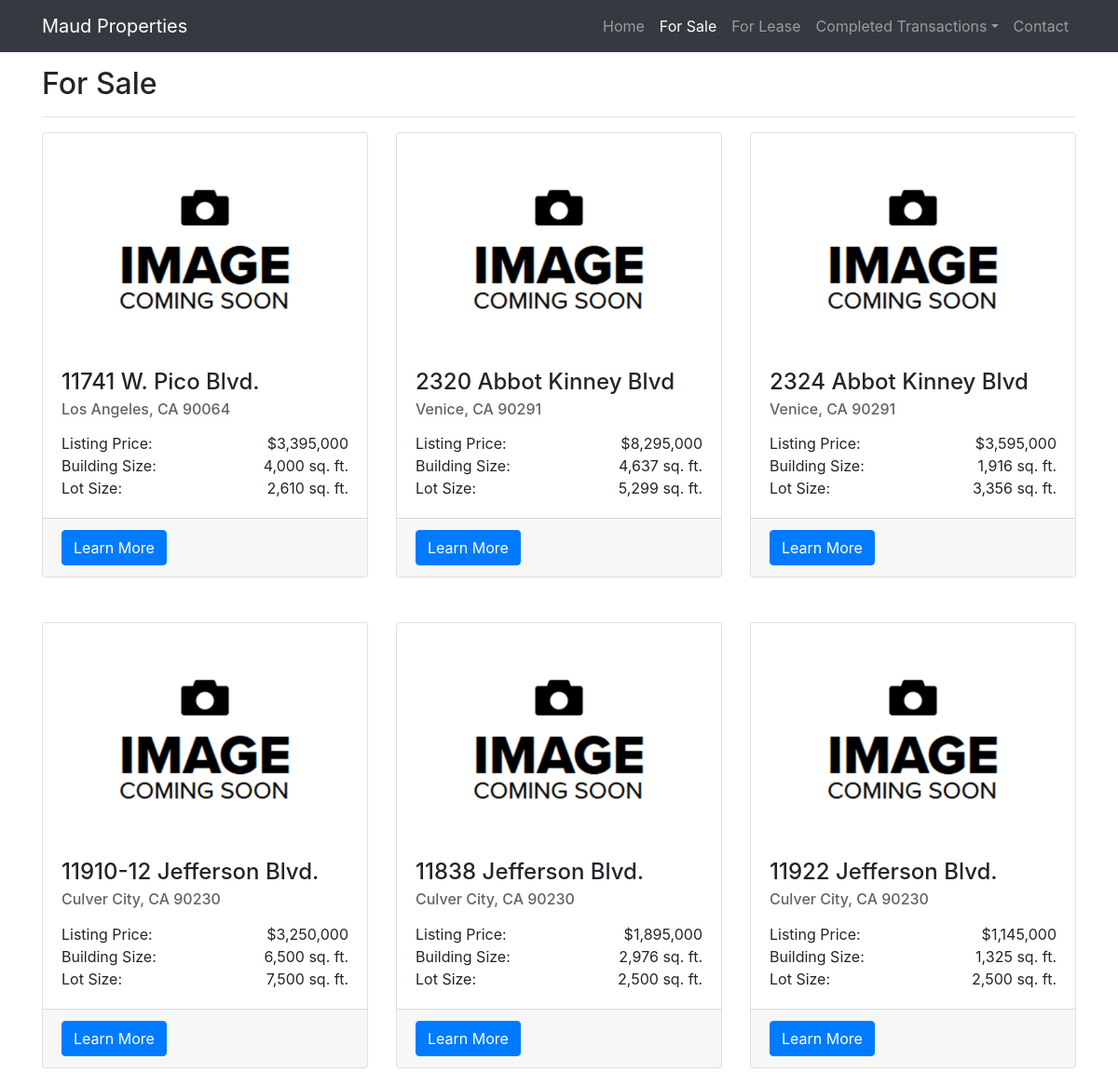
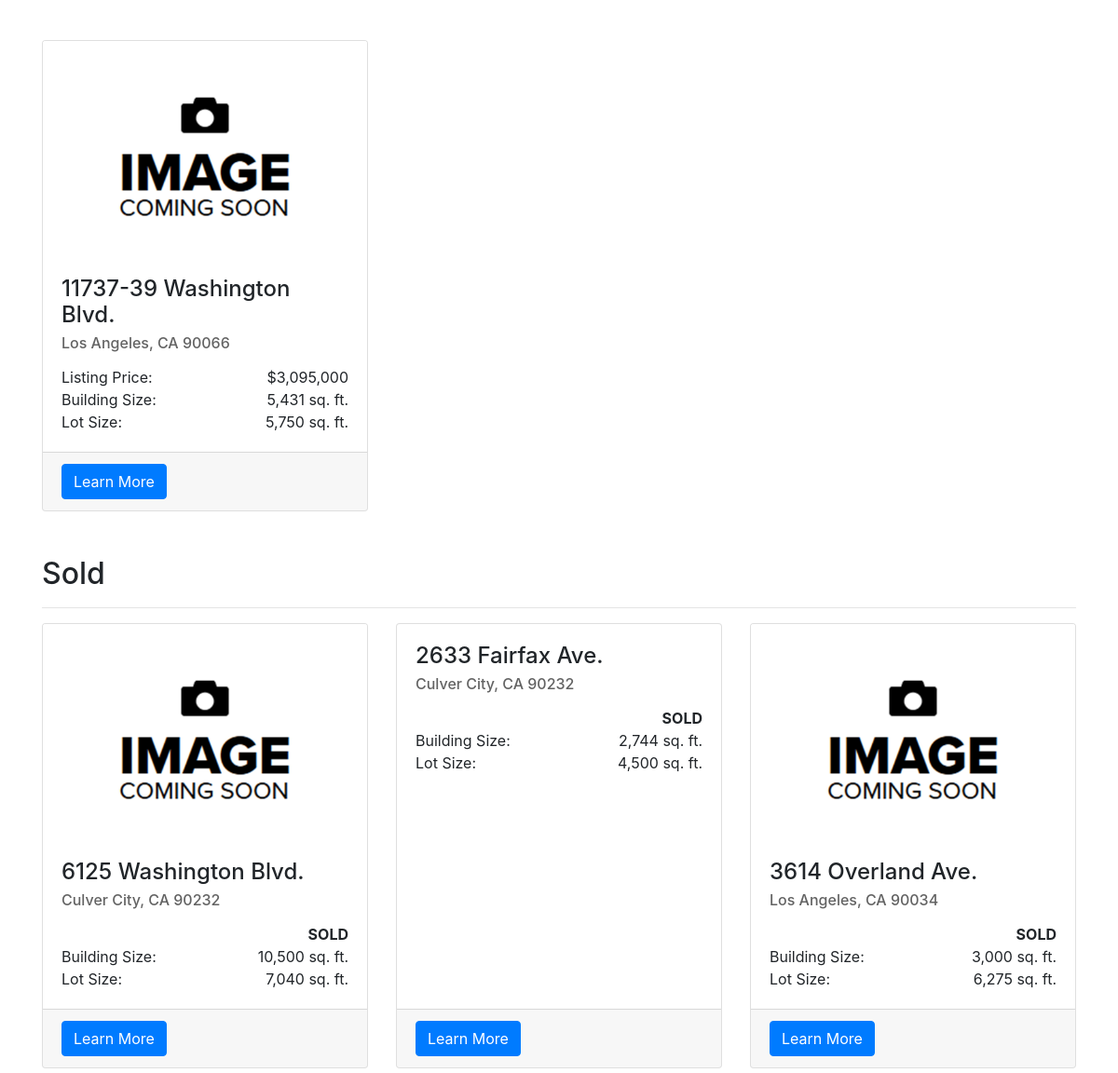
/sale/ (upper part), run on an earlier commit of the app's database (2 pictures, top to bottom).
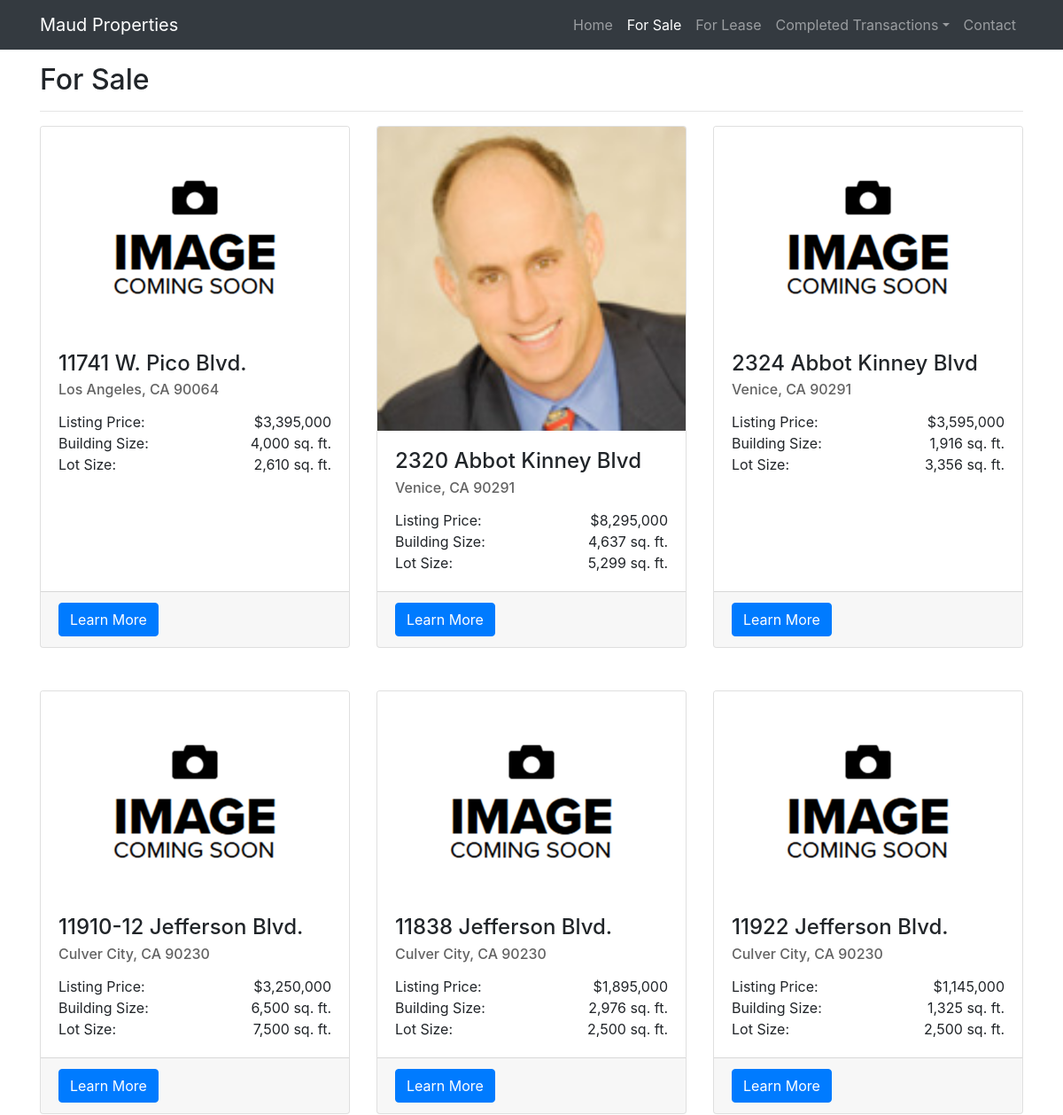
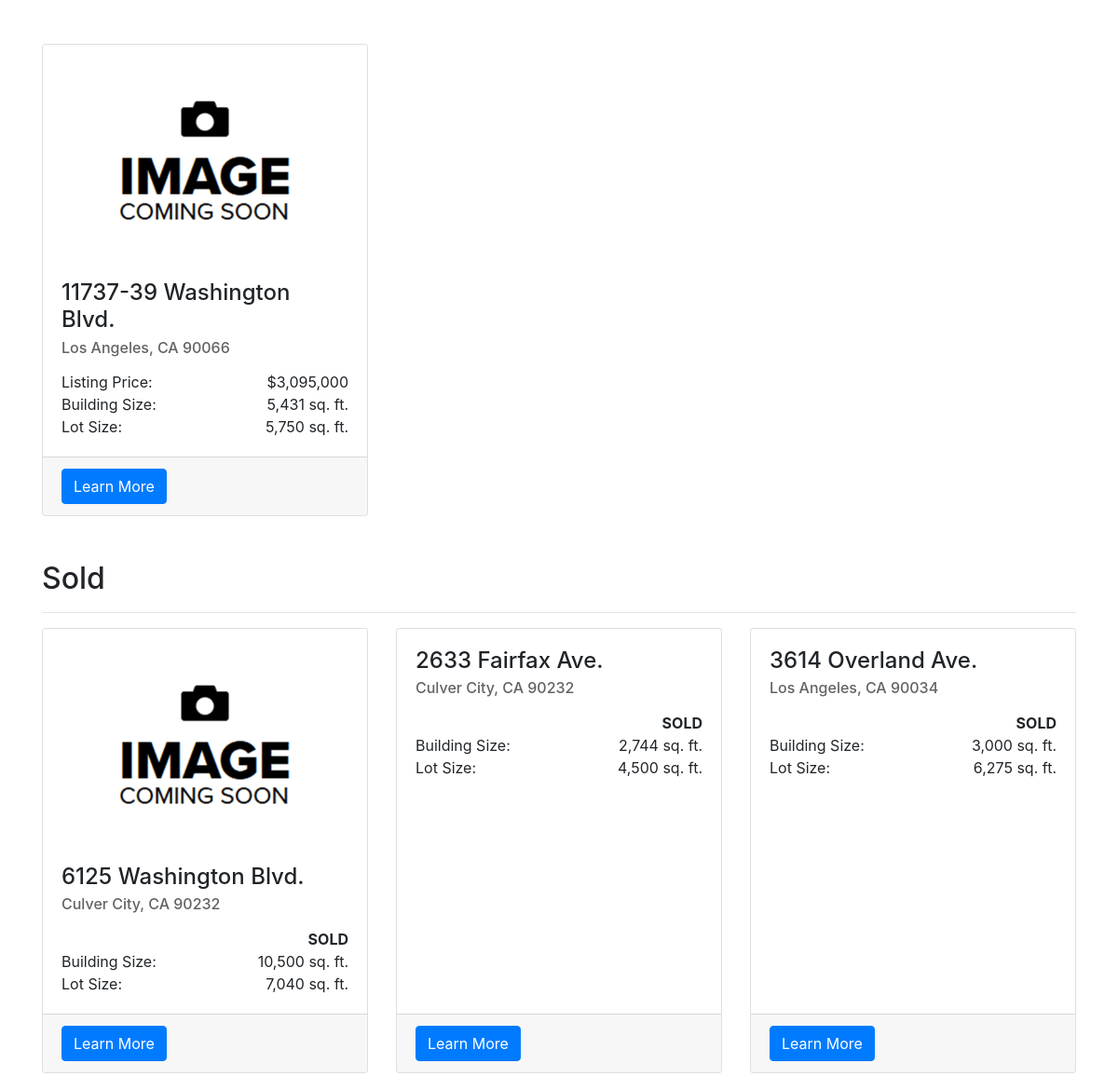
And on a later commit of the database (2 pictures, top to bottom).
### sale/models.py (models this page shows, shortened)
class Listing(models.Model):
    address = models.CharField(max_length=200)
    city = models.CharField(max_length=50, default='Culver City')
    zipcode = models.DecimalField(max_digits=5, decimal_places=0, default=0)
    longitude = models.DecimalField(max_digits=10, decimal_places=7, default=0)
    latitude = models.DecimalField(max_digits=10, decimal_places=7, default=0)
    price = models.IntegerField(default=0, blank=True)
    lot_size = models.IntegerField(default=0, blank=True)
    building_size = models.IntegerField(default=0, blank=True)
    completed = models.BooleanField(default=False, blank=True)
    in_escrow = models.BooleanField(default=False, blank=True)
    property_type = models.CharField(max_length=40, default="Owner/User", blank=True)
    completion_date = models.DateField(blank=True)
    description = models.CharField(max_length=400, blank=True)
    main_image = models.ImageField(upload_to='images/')
    main_image_description = models.CharField(max_length=100, blank=True)
    flier = models.FileField(upload_to='fliers/', blank=True)
    rank = models.IntegerField(default=1)
    featured = models.BooleanField(default=False, blank=True)
    def footage(self):
        return "sq. ft."
    def listing_title(self):
        return "Listing Price:"
    def slug(self):
        trim = str(self.address.replace(' ', '-'))
        slug = re.sub(r'[^a-zA-Z\d\s-]+', '', trim)
        return slug
    def getUrl(self):
        url = self.slug() + "," + str(self.pk)
        return url
    class Meta:
        abstract=True

class Sale(Listing):
    in_escrow = models.BooleanField(default=False, blank=True)
    def priceAddOn(self):
        return ""

### sale/views.py (the view)
# urls.py: path('', views.index, name='index'),
def index(request):
    all_curr_sales = Sale.objects.filter(completed=False).filter(in_escrow=False)
    all_in_escrows = Sale.objects.filter(in_escrow=True)
    recent_sales = Sale.objects.filter(completed=True).order_by('-completion_date')
    context = {
        'sale': True,
        'page': 'Sale',
        'current_properties': all_curr_sales,
        'escrow_properties': all_in_escrows,
        'recent_properties': recent_sales,
        'complete': 'SOLD',
    }
    return render(request, 'sale/index.html', context)

### sale/templates/sale/index.html (shortened to what this page needs)
<!DOCTYPE html>
<html lang="en">
<head>
    <link href="https://stackpath.bootstrapcdn.com/bootstrap/4.3.1/css/bootstrap.min.css" rel="stylesheet">
    {% load static %}
    <link href="{% static "home/main.css"%}" rel="stylesheet">
    {% load humanize %}
</head>
<body>
    <div id="nav-placeholder">
        {% include "home/nav.html" with active_tab=page %}
    </div>
    <div class="container">
        {% if current_properties|length > 0 %}
            <h2 class="header">For {{page}}</h2>
            <hr>
            <div class="row">
                {% for prop in current_properties %}
                <div class="col-md-4 mb-5">
                    <div class="card h-100">
                    <a href="{{prop.getUrl}}"><img class="card-img-top" src="{{prop.main_image.url}}" alt=""></a>
                    <div class="card-body">
                        <h4 class="card-title">{{prop.address}}</h4>
                        <h6 class="card-subtitle" style="margin-bottom: 15px;">{{prop.city}}, CA {{prop.zipcode}}</h6>
                        <span class="card-text">{{prop.listing_title}}</span>
                        <span class="card-text" style="float: right">${{prop.price|intcomma}}{{prop.priceAddOn}}</span>
                        <br>
                        <span class="card-text">Building Size:</span>
                        <span class="card-text" style="float: right">{{prop.building_size|intcomma}} {{prop.footage}}</span>
                        <br>
                        {% if prop.lot_size != 0 %}
                            <span class="card-text">Lot Size:</span>
                            <span class="card-text" style="float: right">{{prop.lot_size|intcomma}} {{prop.footage}}</span>
                        {% endif %}
                    </div>
                    <div class="card-footer">
                        <a href="{{prop.getUrl}}" class="btn btn-primary">Learn More</a>
                    </div>
                    </div>
                </div>
                {% if forloop.counter|divisibleby:3 %}
            </div>
            <div class="row">
                {% endif %}
                {% endfor %}
            </div>
        {% endif %}
        {% if recent_properties|length > 0 %}
            {% if sale %}
                <h2>Sold</h2>
            {% else %}
                <h2>Leased</h2>
            {% endif %}
            <hr>
            <div class="row">
                {% for prop in recent_properties %}
                <div class="col-md-4 mb-5">
                    <div class="card h-100">
                    <a href="{{prop.getUrl}}"><img class="card-img-top" src="{{prop.main_image.url}}" alt=""></a>
                    <div class="card-body">
                        <h4 class="card-title">{{prop.address}}</h4>
                        <h6 class="card-subtitle" style="margin-bottom: 15px;">{{prop.city}}, CA {{prop.zipcode}}</h6>
                        <span class="card-text" style="float: right"><b>{{complete}}</b></span>
                        <br>
                        <span class="card-text">Building Size:</span>
                        <span class="card-text" style="float: right">{{prop.building_size|intcomma}} {{prop.footage}}</span>
                        <br>
                        {% if not prop.lot_size == 0 %}
                            <span class="card-text">Lot Size:</span>
                            <span class="card-text" style="float: right">{{prop.lot_size|intcomma}} {{prop.footage}}</span>
                        {% endif %}
                    </div>
                    <div class="card-footer">
                        <a href="{{prop.getUrl}}" class="btn btn-primary">Learn More</a>
                    </div>
                    </div>
                </div>
                {% if forloop.counter|divisibleby:3 %}
            </div>
                {% endif %}
                {% endfor %}
        {% endif %}
    </div>
</body>
</html>

### home/templates/home/nav.html (shortened to what this page needs)
  <head>
    {% load static %}
    <link href="{% static "home/main.css"%}" rel="stylesheet">
  </head>
  <nav class="navbar navbar-expand-lg navbar-dark bg-dark fixed-top">
    <div class="container">
      <a class="navbar-brand" href="/">Maud Properties</a>
      <div class="collapse navbar-collapse" id="navbarResponsive">
        <ul class="navbar-nav ml-auto">
          <li class="nav-item {% if active_tab == 'Home' %}active{% endif %}">
            <a class="nav-link" href="/">Home
            </a>
          </li>
          <li class="nav-item {% if active_tab == 'Sale' %}active{% endif %}">
            <a class="nav-link" href="/sale/">For Sale</a>
          </li>
          <li class="nav-item {% if active_tab == 'Lease' %}active{% endif %}">
            <a class="nav-link" href="/lease/">For Lease</a>
          </li>
          <li class="nav-item dropdown {% if active_tab == 'Transactions' %}active{% endif %}">
            <a class="nav-link dropdown-toggle" href="#" id="navbarDropdown" role="button" data-toggle="dropdown" aria-haspopup="true" aria-expanded="false">Completed Transactions</a>
          </li>
          <li class="nav-item {% if active_tab == 'Lease' %}active{% endif %}">
            <a class="nav-link" href="/#contact">Contact</a>
          </li>
        </ul>
      </div>
    </div>
  </nav>

### home/static/home/main.css (style rules this page uses)
body { padding-top: 56px; }
.header { margin-top: 15px !important; }
img { display: block; width: 100%; height: auto; }
h6 { color: rgb(99, 99, 99); }

What changed in the data, as far as the page shows it:
changed Sale "2320 Abbot Kinney Blvd": main_image: a different picture
changed Sale "3614 Overland Ave.": main_image: picture removed
